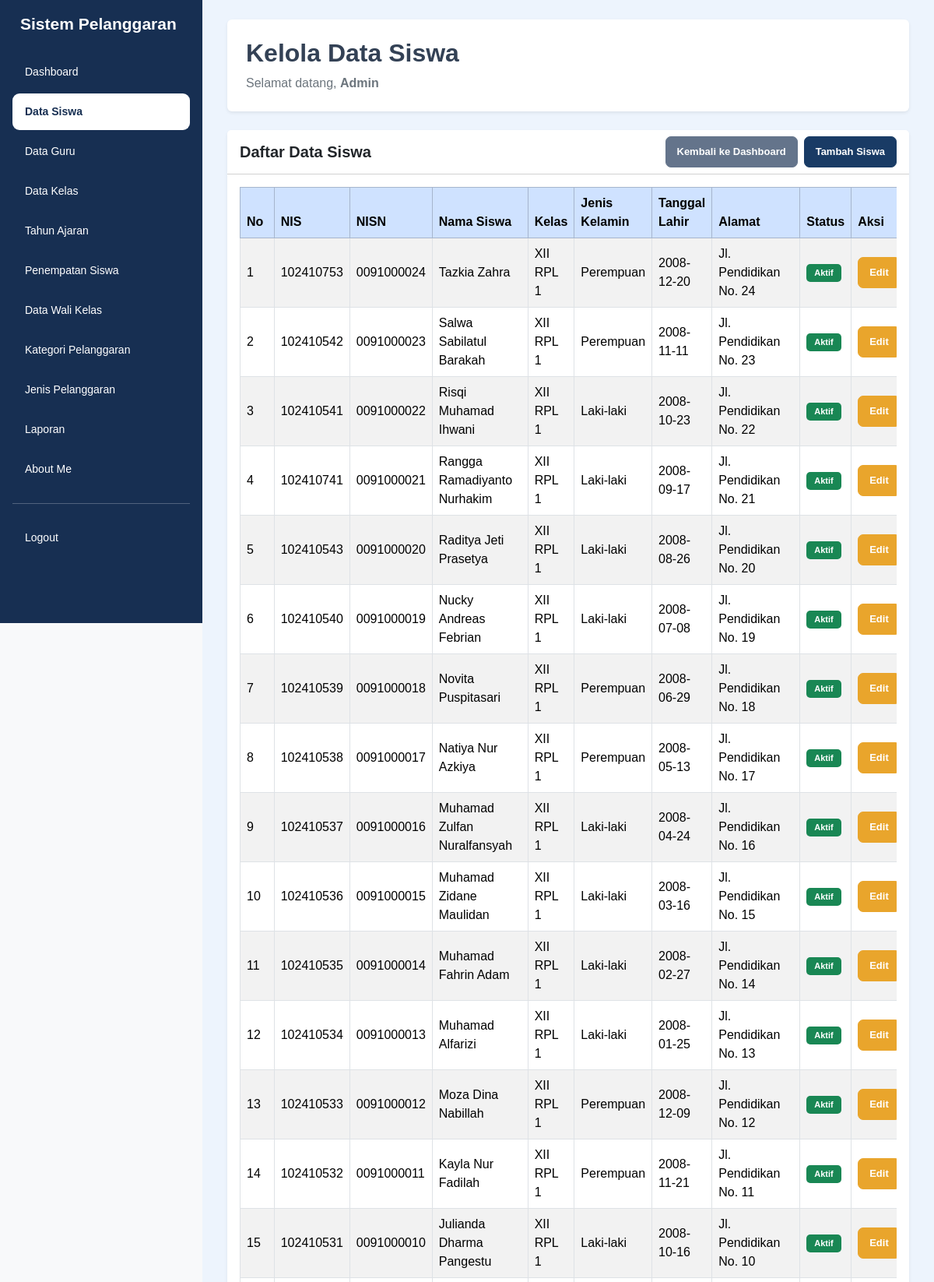
The page /data_siswa.php (signed in, upper part) on the database its author committed.
### tables this page shows
CREATE TABLE `t_siswa` (
  `id` int(11) NOT NULL,
  `nis` varchar(30) NOT NULL,
  `nisn` varchar(20) NOT NULL,
  `nama` varchar(150) NOT NULL,
  `jenis_kelamin` char(1) NOT NULL,
  `tanggal_lahir` date NOT NULL,
  `alamat` text NOT NULL,
  `status_aktif` tinyint(1) NOT NULL,
  `created_at` timestamp NOT NULL DEFAULT current_timestamp(),
  `updated_at` timestamp NOT NULL DEFAULT current_timestamp()
);

CREATE TABLE `t_kelas` (
  `id` int(11) NOT NULL,
  `nama` varchar(100) NOT NULL,
  `tingkat` varchar(20) NOT NULL,
  `jurusan` varchar(100) NOT NULL,
  `status_aktif` tinyint(1) NOT NULL,
  `created_at` timestamp NOT NULL DEFAULT current_timestamp(),
  `updated_at` timestamp NOT NULL DEFAULT current_timestamp()
);

### data_siswa.php (the view, shortened to what this page needs)
<?php
include 'config/koneksi.php';
$name = $_SESSION['name'] ?? 'Admin';
$halaman = basename($_SERVER['PHP_SELF']);
$query = mysqli_query(
    $koneksi,
    "SELECT
        s.*,
        k.nama AS nama_kelas
    FROM t_siswa s
    LEFT JOIN t_kelas_siswa ks
        ON ks.siswa_id = s.id
        AND ks.status_aktif = 1
    LEFT JOIN t_tahun_ajaran ta
        ON ta.id = ks.tahun_ajaran_id
        AND ta.status_aktif = 1
    LEFT JOIN t_kelas k
        ON k.id = ks.kelas_id
    WHERE s.status_aktif = 1
    ORDER BY s.id DESC"
);
?>
<!DOCTYPE html>
<html lang="id">
<head>
    <link href="https://cdn.jsdelivr.net/npm/bootstrap@5.3.8/dist/css/bootstrap.min.css"
          rel="stylesheet">
    <link rel="stylesheet"
          href="https://cdn.datatables.net/3.1.4/css/dataTables.dataTables.min.css">
    <link rel="stylesheet" href="style/style.css">
</head>
<body class="bg-light">
<div class="container-fluid">
    <div class="row">
        <div class="sidebar col-md-3 col-lg-2 position-fixed top-0 start-0 vh-100 p-3 overflow-auto">
            <h4 class="text-white mb-4">Sistem Pelanggaran</h4>
            <ul class="nav nav-pills flex-column gap-1">
                <li class="nav-item">
                    <a href="dashboard.php" class="nav-link text-white">Dashboard</a>
                </li>
                <li class="nav-item">
                    <a href="data_siswa.php"
                       class="nav-link <?= $halaman == 'data_siswa.php' ? 'active' : 'text-white'; ?>">
                        Data Siswa
                    </a>
                </li>
                <li class="nav-item">
                    <a href="data_guru.php" class="nav-link text-white">Data Guru</a>
                </li>
                <li class="nav-item">
                    <a href="data_kelas.php" class="nav-link text-white">Data Kelas</a>
                </li>
                <li class="nav-item">
                    <a href="data_tahun_ajaran.php" class="nav-link text-white">Tahun Ajaran</a>
                </li>
                <li class="nav-item">
                    <a href="data_penempatan_siswa.php" class="nav-link text-white">Penempatan Siswa</a>
                </li>
                <li class="nav-item">
                    <a href="data_wali_kelas.php" class="nav-link text-white">Data Wali Kelas</a>
                </li>
                <li class="nav-item">
                    <a href="data_kategori_pelanggaran.php" class="nav-link text-white">Kategori Pelanggaran</a>
                </li>
                <li class="nav-item">
                    <a href="data_jenis_pelanggaran.php" class="nav-link text-white">Jenis Pelanggaran</a>
                </li>
                <li class="nav-item">
                    <a href="laporan.php" class="nav-link text-white">Laporan</a>
                </li>
                <li class="nav-item">
                    <a href="about_me.php" class="nav-link text-white">About Me</a>
                </li>
                <hr class="border-white">
                <li class="nav-item">
                    <a href="logout.php" class="nav-link text-white">Logout</a>
                </li>
            </ul>
        </div>
        <main class="content-main">
            <div class="page-content">
                <div class="bg-white rounded shadow-sm p-4 mb-4">
                    <h2 class="fw-bold">Kelola Data Siswa</h2>
                    <p class="text-secondary mb-0">
                        Selamat datang,
                        <b><?= htmlspecialchars($name); ?></b>
                    </p>
                </div>
                <div class="card shadow-sm border-0">
                    <div class="card-header bg-white">
                        <div class="d-flex justify-content-between align-items-center flex-wrap gap-2">
                            <h5 class="mb-0 fw-bold">Daftar Data Siswa</h5>
                            <div class="d-flex gap-2">
                                <a href="dashboard.php" class="btn btn-secondary btn-sm">
                                    Kembali ke Dashboard
                                </a>
                                <a href="tambah_siswa.php" class="btn btn-primary btn-sm">
                                    Tambah Siswa
                                </a>
                            </div>
                        </div>
                    </div>
                    <div class="card-body">
                        <div class="table-responsive">
                            <table id="tabelSiswa"
                                   class="table table-bordered table-striped table-hover align-middle w-100">
                                <thead class="table-primary">
                                    <tr>
                                        <th>No</th>
                                        <th>NIS</th>
                                        <th>NISN</th>
                                        <th>Nama Siswa</th>
                                        <th>Kelas</th>
                                        <th>Jenis Kelamin</th>
                                        <th>Tanggal Lahir</th>
                                        <th>Alamat</th>
                                        <th>Status</th>
                                        <th>Aksi</th>
                                    </tr>
                                </thead>
                                <tbody>
                                <?php
                                $no = 1;
                                if (mysqli_num_rows($query) > 0) {
                                    while ($data = mysqli_fetch_assoc($query)) {
                                ?>
                                    <tr>
                                        <td><?= $no++; ?></td>
                                        <td>
                                            <?= htmlspecialchars($data['nis'] ?? '-'); ?>
                                        </td>
                                        <td>
                                            <?= htmlspecialchars($data['nisn'] ?? '-'); ?>
                                        </td>
                                        <td>
                                            <?= htmlspecialchars($data['nama'] ?? '-'); ?>
                                        </td>
                                        <td>
                                            <?= htmlspecialchars($data['nama_kelas'] ?? '-'); ?>
                                        </td>
                                        <td>
                                            <?php
                                            if (($data['jenis_kelamin'] ?? '') == 'L') {
                                                echo 'Laki-laki';
                                            } elseif (($data['jenis_kelamin'] ?? '') == 'P') {
                                                echo 'Perempuan';
                                            } else {
                                                echo htmlspecialchars($data['jenis_kelamin'] ?? '-');
                                            }
                                            ?>
                                        </td>
                                        <td>
                                            <?= htmlspecialchars($data['tanggal_lahir'] ?? '-'); ?>
                                        </td>
                                        <td>
                                            <?= htmlspecialchars($data['alamat'] ?? '-'); ?>
                                        </td>
                                        <td>
                                            <?php if (($data['status_aktif'] ?? 0) == 1) { ?>
                                                <span class="badge bg-success">Aktif</span>
                                            <?php } else { ?>
                                                <span class="badge bg-secondary">Tidak Aktif</span>
                                            <?php } ?>
                                        </td>
                                        <td>
                                            <div class="d-flex gap-1">
                                                <a href="edit_siswa.php?id=<?= urlencode($data['id']); ?>"
                                                   class="btn btn-warning btn-sm">
                                                    Edit
                                                </a>
                                            </div>
                                        </td>
                                    </tr>
                                <?php
                                    }
                                } ?>
                                </tbody>
                            </table>
                        </div>
                    </div>
                </div>
            </div>
        </main>
    </div>
</div>
</body>
</html>

### style/style.css (style rules this page uses)
* { box-sizing: border-box; }
html { width: 100%; min-height: 100%; overflow-x: hidden; }
body { width: 100%; min-height: 100vh; margin: 0; padding: 0; font-family: Arial, Helvetica, sans-serif; background-color: #edf4fd; color: #334155; }
a { text-decoration: none; }
.sidebar { position: fixed !important; top: 0; left: 0; width: 260px !important; max-width: 260px !important; height: 100vh; padding: 24px 15px; background-color: #172f52 !important; z-index: 1001; overflow-y: auto; overflow-x: hidden; flex: none !important; }
.sidebar h4 { color: #ffffff; font-size: 21px; font-weight: 700; margin: 0 0 38px; padding: 0 10px; line-height: 1.4; }
.sidebar .nav { display: flex; flex-direction: column; gap: 7px; }
.sidebar .nav-item { width: 100%; }
.sidebar .nav-link { display: block; width: 100%; padding: 13px 16px; border-radius: 9px; color: #e2eaf6; font-size: 14px; font-weight: 500; transition: all 0.2s ease; }
.sidebar .nav-link.active { background-color: #ffffff !important; color: #172f52 !important; font-weight: 700; }
.content-main { display: block !important; position: relative; width: calc(100% - 260px) !important; max-width: none !important; min-height: 100vh; margin-left: 260px !important; margin-right: 0 !important; padding: 25px 32px 35px !important; background-color: #edf4fd; overflow-x: hidden; }
.btn { display: inline-flex; justify-content: center; align-items: center; border-radius: 7px; padding: 9px 14px; font-size: 13px; font-weight: 600; white-space: nowrap; transition: all 0.2s ease; }
.btn-primary { background-color: #193b65; border-color: #193b65; color: #ffffff; }
.btn-secondary { background-color: #64748b; border-color: #64748b; color: #ffffff; }
.btn-warning { background-color: #e9a52c; border-color: #e9a52c; color: #ffffff; }
.table-responsive { display: block; width: 100%; max-width: 100%; overflow-x: auto; }
.badge { display: inline-block; padding: 6px 10px; border-radius: 5px; font-size: 11px; font-weight: 600; }
@media (min-width: 768px) { .content-main { padding-top: 25px !important; } }

### rows shown on the page
t_siswa: nis "102410753", nisn "0091000024", nama "Tazkia Zahra", t_kelas.nama "XII RPL 1", jenis_kelamin "Perempuan", tanggal_lahir "2008-12-20", alamat "Jl. Pendidikan No. 24", status_aktif "Aktif"
t_siswa: nis "102410542", nisn "0091000023", nama "Salwa Sabilatul Barakah", t_kelas.nama "XII RPL 1", jenis_kelamin "Perempuan", tanggal_lahir "2008-11-11", alamat "Jl. Pendidikan No. 23", status_aktif "Aktif"
t_siswa: nis "102410541", nisn "0091000022", nama "Risqi Muhamad Ihwani", t_kelas.nama "XII RPL 1", jenis_kelamin "Laki-laki", tanggal_lahir "2008-10-23", alamat "Jl. Pendidikan No. 22", status_aktif "Aktif"
t_siswa: nis "102410741", nisn "0091000021", nama "Rangga Ramadiyanto Nurhakim", t_kelas.nama "XII RPL 1", jenis_kelamin "Laki-laki", tanggal_lahir "2008-09-17", alamat "Jl. Pendidikan No. 21", status_aktif "Aktif"
t_siswa: nis "102410543", nisn "0091000020", nama "Raditya Jeti Prasetya", t_kelas.nama "XII RPL 1", jenis_kelamin "Laki-laki", tanggal_lahir "2008-08-26", alamat "Jl. Pendidikan No. 20", status_aktif "Aktif"
t_siswa: nis "102410540", nisn "0091000019", nama "Nucky Andreas Febrian", t_kelas.nama "XII RPL 1", jenis_kelamin "Laki-laki", tanggal_lahir "2008-07-08", alamat "Jl. Pendidikan No. 19", status_aktif "Aktif"
t_siswa: nis "102410539", nisn "0091000018", nama "Novita Puspitasari", t_kelas.nama "XII RPL 1", jenis_kelamin "Perempuan", tanggal_lahir "2008-06-29", alamat "Jl. Pendidikan No. 18", status_aktif "Aktif"
t_siswa: nis "102410538", nisn "0091000017", nama "Natiya Nur Azkiya", t_kelas.nama "XII RPL 1", jenis_kelamin "Perempuan", tanggal_lahir "2008-05-13", alamat "Jl. Pendidikan No. 17", status_aktif "Aktif"
t_siswa: nis "102410537", nisn "0091000016", nama "Muhamad Zulfan Nuralfansyah", t_kelas.nama "XII RPL 1", jenis_kelamin "Laki-laki", tanggal_lahir "2008-04-24", alamat "Jl. Pendidikan No. 16", status_aktif "Aktif"
t_siswa: nis "102410536", nisn "0091000015", nama "Muhamad Zidane Maulidan", t_kelas.nama "XII RPL 1", jenis_kelamin "Laki-laki", tanggal_lahir "2008-03-16", alamat "Jl. Pendidikan No. 15", status_aktif "Aktif"
t_siswa: nis "102410535", nisn "0091000014", nama "Muhamad Fahrin Adam", t_kelas.nama "XII RPL 1", jenis_kelamin "Laki-laki", tanggal_lahir "2008-02-27", alamat "Jl. Pendidikan No. 14", status_aktif "Aktif"
t_siswa: nis "102410534", nisn "0091000013", nama "Muhamad Alfarizi", t_kelas.nama "XII RPL 1", jenis_kelamin "Laki-laki", tanggal_lahir "2008-01-25", alamat "Jl. Pendidikan No. 13", status_aktif "Aktif"
t_siswa: nis "102410533", nisn "0091000012", nama "Moza Dina Nabillah", t_kelas.nama "XII RPL 1", jenis_kelamin "Perempuan", tanggal_lahir "2008-12-09", alamat "Jl. Pendidikan No. 12", status_aktif "Aktif"
t_siswa: nis "102410532", nisn "0091000011", nama "Kayla Nur Fadilah", t_kelas.nama "XII RPL 1", jenis_kelamin "Perempuan", tanggal_lahir "2008-11-21", alamat "Jl. Pendidikan No. 11", status_aktif "Aktif"
t_siswa: nis "102410531", nisn "0091000010", nama "Julianda Dharma Pangestu", t_kelas.nama "XII RPL 1", jenis_kelamin "Laki-laki", tanggal_lahir "2008-10-16", alamat "Jl. Pendidikan No. 10", status_aktif "Aktif"

### other values the page prints
$name "Admin"
